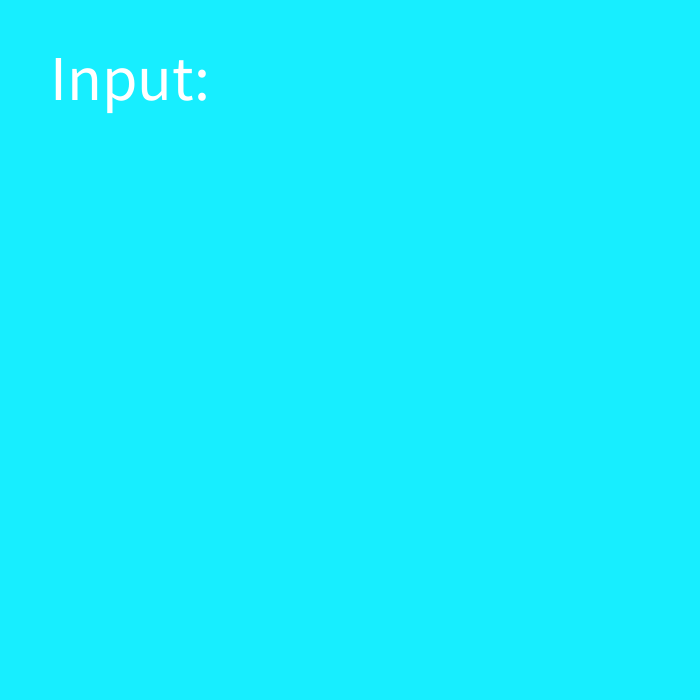
Frame 1 (no input)
Frame 60 (the mouse pressed at the canvas centre just before this capture): identical to frame 1, image omitted
Frame 120 (the mouse held since frame 60 and released just before this capture): identical to frame 1, image omitted

The Processing sketch that drew this single still picture (run headless with seeded random() and noise(); from frame 60 on, the mouse is pressed at the canvas centre):

// Processing sketch: week06_7_keyPressed_da_enter_dingdong
// ── week06_7_keyPressed_da_enter_dingdong.pde
void setup(){
  size(700,700);
  textSize(64);
}
String line = "";
void draw(){
  background(#17EEFF);
  text("Input:" +line,50,100);
}
void keyPressed(){
  if(key>='A' && key<='Z')line+= key;
  if(key>='a' && key<='z')line+= key;
  if(key==BACKSPACE && line.length()>0){
    line = line.substring(0,line.length()-1);
  }
}
